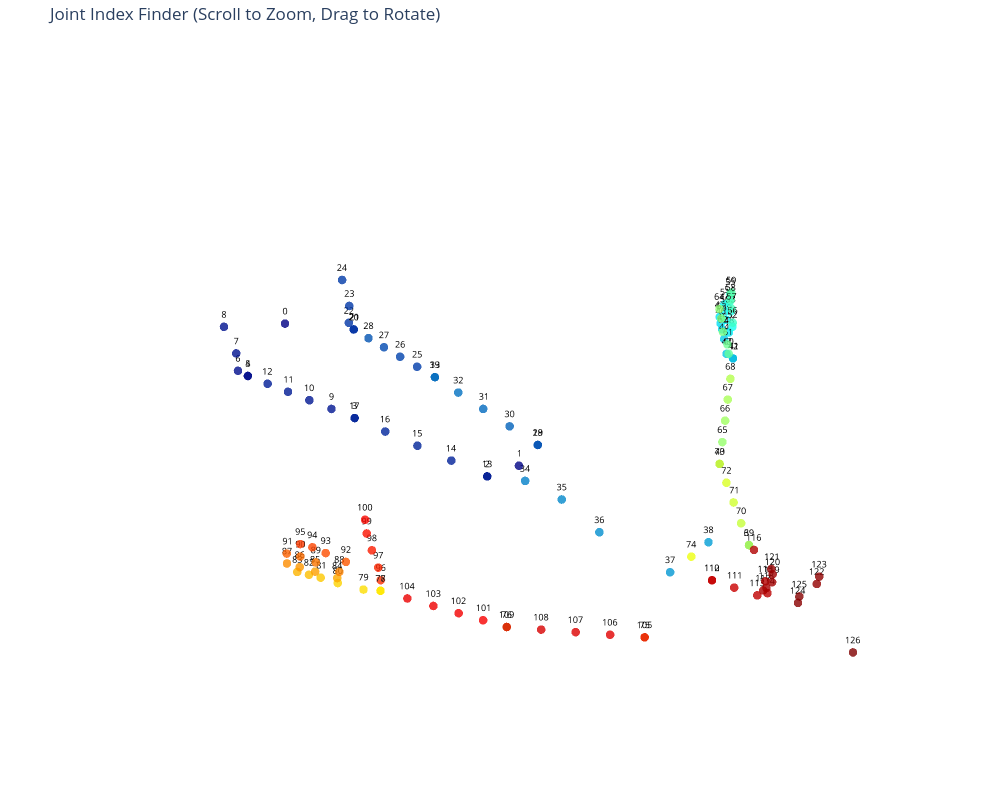

Notebook code cell kept with this figure:
### Markdown cell above
### peek joints

### Code cell
import plotly.graph_objects as go
import numpy as np

def visualize_joints_with_indices(joints):
    print(f"Visualizing {len(joints)} joints with indices...")

    # Create list of index strings ("0", "1", "2"...)
    indices = [str(i) for i in range(len(joints))]

    # Create the 3D Scatter plot
    fig = go.Figure(data=[go.Scatter3d(
        x=joints[:, 0],
        y=joints[:, 1],
        z=joints[:, 2],
        mode='markers+text',       # Show both Dots and Numbers
        text=indices,              # The labels are the indices
        textposition="top center", # Put number slightly above the dot

        # Styling the Text
        textfont=dict(
            size=9,                # Keep small to reduce clutter
            color='black'
        ),

        # Styling the Dots
        marker=dict(
            size=5,
            color=np.arange(len(joints)), # Color gradient helps distinguish order
            colorscale='Jet',
            opacity=0.8
        ),

        # Hover Tooltip
        hoverinfo='text',
        hovertext=[f"Joint Index: {i}" for i in range(len(joints))]
    )])

    # Layout formatting
    fig.update_layout(
        title="Joint Index Finder (Scroll to Zoom, Drag to Rotate)",
        scene=dict(
            xaxis=dict(visible=False),
            yaxis=dict(visible=False),
            zaxis=dict(visible=False),
            aspectmode='data' # Keeps human proportions correct
        ),
        width=1000,
        height=800,
        margin=dict(r=0, l=0, b=0, t=40)
    )

    fig.show()

# --- RUN IT ---
# Use the joints from your generated T-Pose
if 'tpose_joints' in locals() and tpose_joints is not None:
    visualize_joints_with_indices(tpose_joints)
else:
    print("Error: 'tpose_joints' variable not found. Please run the T-Pose generator first.")

### Figure 1 — Plotly figure (JSON) as saved in the notebook; plotly's stock layout.template omitted (floating-point values rounded to 4 significant figures)
{"data": [{"hoverinfo": "text", "hovertext": ["Joint Index: 0", "Joint Index: 1", "Joint Index: 2", "Joint Index: 3", "Joint Index: 4", "Joint Index: 5", "Joint Index: 6", "Joint Index: 7", "Joint Index: 8", "Joint Index: 9", "Joint Index: 10", "Joint Index: 11", "Joint Index: 12", "Joint Index: 13", "Joint Index: 14", "Joint Index: 15", "Joint Index: 16", "Joint Index: 17", "Joint Index: 18", "Joint Index: 19", "Joint Index: 20", "Joint Index: 21", "Joint Index: 22", "Joint Index: 23", "Joint Index: 24", "Joint Index: 25", "Joint Index: 26", "Joint Index: 27", "Joint Index: 28", "Joint Index: 29", "Joint Index: 30", "Joint Index: 31", "Joint Index: 32", "Joint Index: 33", "Joint Index: 34", "Joint Index: 35", "Joint Index: 36", "Joint Index: 37", "Joint Index: 38", "Joint Index: 39", "Joint Index: 40", "Joint Index: 41", "Joint Index: 42", "Joint Index: 43", "Joint Index: 44", "Joint Index: 45", "Joint Index: 46", "Joint Index: 47", "Joint Index: 48", "Joint Index: 49", "Joint Index: 50", "Joint Index: 51", "Joint Index: 52", "Joint Index: 53", "Joint Index: 54", "Joint Index: 55", "Joint Index: 56", "Joint Index: 57", "Joint Index: 58", "Joint Index: 59", "Joint Index: 60", "Joint Index: 61", "Joint Index: 62", "Joint Index: 63", "Joint Index: 64", "Joint Index: 65", "Joint Index: 66", "Joint Index: 67", "Joint Index: 68", "Joint Index: 69", "Joint Index: 70", "Joint Index: 71", "Joint Index: 72", "Joint Index: 73", "Joint Index: 74", "Joint Index: 75", "Joint Index: 76", "Joint Index: 77", "Joint Index: 78", "Joint Index: 79", "Joint Index: 80", "Joint Index: 81", "Joint Index: 82", "Joint Index: 83", "Joint Index: 84", "Joint Index: 85", "Joint Index: 86", "Joint Index: 87", "Joint Index: 88", "Joint Index: 89", "Joint Index: 90", "Joint Index: 91", "Joint Index: 92", "Joint Index: 93", "Joint Index: 94", "Joint Index: 95", "Joint Index: 96", "Joint Index: 97", "Joint Index: 98", "Joint Index: 99", "Joint Index: 100", "Joint Index: 101", "Joint Index: 102", "Joint Index: 103", "Joint Index: 104", "Joint Index: 105", "Joint Index: 106", "Joint Index: 107", "Joint Index: 108", "Joint Index: 109", "Joint Index: 110", "Joint Index: 111", "Joint Index: 112", "Joint Index: 113", "Joint Index: 114", "Joint Index: 115", "Joint Index: 116", "Joint Index: 117", "Joint Index: 118", "Joint Index: 119", "Joint Index: 120", "Joint Index: 121", "Joint Index: 122", "Joint Index: 123", "Joint Index: 124", "Joint Index: 125", "Joint Index: 126"], "marker": {"color": [0, 1, 2, 3, 4, 5, 6, 7, 8, 9, 10, 11, 12, 13, 14, 15, 16, 17, 18, 19, 20, 21, 22, 23, 24, 25, 26, 27, 28, 29, 30, 31, 32, 33, 34, 35, 36, 37, 38, 39, 40, 41, 42, 43, 44, 45, 46, 47, 48, 49, 50, 51, 52, 53, 54, 55, 56, 57, 58, 59, 60, 61, 62, 63, 64, 65, 66, 67, 68, 69, 70, 71, 72, 73, 74, 75, 76, 77, 78, 79, 80, 81, 82, 83, 84, 85, 86, 87, 88, 89, 90, 91, 92, 93, 94, 95, 96, 97, 98, 99, 100, 101, 102, 103, 104, 105, 106, 107, 108, 109, 110, 111, 112, 113, 114, 115, 116, 117, 118, 119, 120, 121, 122, 123, 124, 125, 126], "colorscale": [[0, "rgb(0,0,131)"], [0.2, "rgb(0,60,170)"], [0.4, "rgb(5,255,255)"], [0.6, "rgb(255,255,0)"], [0.8, "rgb(250,0,0)"], [1, "rgb(128,0,0)"]], "opacity": 0.8, "size": 5}, "mode": "markers+text", "text": ["0", "1", "2", "3", "4", "5", "6", "7", "8", "9", "10", "11", "12", "13", "14", "15", "16", "17", "18", "19", "20", "21", "22", "23", "24", "25", "26", "27", "28", "29", "30", "31", "32", "33", "34", "35", "36", "37", "38", "39", "40", "41", "42", "43", "44", "45", "46", "47", "48", "49", "50", "51", "52", "53", "54", "55", "56", "57", "58", "59", "60", "61", "62", "63", "64", "65", "66", "67", "68", "69", "70", "71", "72", "73", "74", "75", "76", "77", "78", "79", "80", "81", "82", "83", "84", "85", "86", "87", "88", "89", "90", "91", "92", "93", "94", "95", "96", "97", "98", "99", "100", "101", "102", "103", "104", "105", "106", "107", "108", "109", "110", "111", "112", "113", "114", "115", "116", "117", "118", "119", "120", "121", "122", "123", "124", "125", "126"], "textfont": {"color": "black", "size": 9}, "textposition": "top center", "type": "scatter3d", "x": [0.0, 0.0, 7.712, 12.42, 16.92, 16.92, 17.74, 17.81, 18.3, 13.32, 14.22, 15.12, 16.02, 7.712, 8.888, 10.06, 11.24, 12.42, -7.712, -12.42, -16.92, -16.92, -17.74, -17.81, -18.3, -13.32, -14.22, -15.12, -16.02, -7.712, -8.888, -10.06, -11.24, -12.42, 2.202e-15, 5.324e-16, 5.324e-16, 5.324e-16, -2.652, -16.53, -32.7, -50.74, -50.74, -52.23, -55.09, -56.9, -58.13, -59.45, -55.48, -57.86, -59.46, -60.86, -55.38, -57.85, -59.45, -61.1, -54.26, -56.4, -57.78, -59.22, -49.93, -49.74, -49.56, -49.58, -49.18, -36.31, -39.92, -43.53, -47.14, -16.53, -20.57, -24.62, -28.66, -32.7, 2.652, 16.53, 32.7, 50.74, 50.74, 52.23, 55.09, 56.9, 58.13, 59.45, 55.48, 57.86, 59.46, 60.86, 55.38, 57.85, 59.45, 61.1, 54.26, 56.4, 57.78, 59.22, 49.93, 49.74, 49.56, 49.58, 49.18, 36.31, 39.92, 43.53, 47.14, 16.53, 20.57, 24.62, 28.66, 32.7, 7.211e-15, 5.324e-16, 7.211e-15, 5.324e-16, 2.411e-15, -1.982e-14, 1.89e-14, -2.013e-14, -8.469e-08, -2.55e-07, -3.913e-07, -4.595e-07, -3.015, -3.169, 3.015, 3.17, 5.324e-16], "y": [0.0, 86.85, 85.12, 46.01, 6.945, 6.945, 3.757, 4.745, 1.957, 38.2, 30.39, 22.57, 14.76, 85.12, 75.34, 65.57, 55.79, 46.01, 85.12, 46.01, 6.945, 6.945, 3.757, 4.745, 1.957, 38.2, 30.39, 22.57, 14.76, 85.12, 75.34, 65.57, 55.79, 46.01, 88.75, 99.13, 109.4, 126.7, 132.1, 133.4, 115.5, 104.6, 104.6, 102.0, 99.25, 97.28, 95.94, 94.73, 99.95, 97.53, 95.86, 94.59, 100.7, 98.2, 96.62, 95.57, 101.1, 99.11, 97.78, 96.8, 103.8, 103.2, 101.7, 100.8, 100.2, 113.4, 111.2, 109.0, 106.8, 133.4, 128.9, 124.5, 120.0, 115.5, 132.1, 133.4, 115.5, 104.6, 104.6, 102.0, 99.25, 97.28, 95.94, 94.73, 99.95, 97.53, 95.86, 94.59, 100.7, 98.2, 96.62, 95.57, 101.1, 99.11, 97.78, 96.8, 103.8, 103.2, 101.7, 100.8, 100.2, 113.4, 111.2, 109.0, 106.8, 133.4, 128.9, 124.5, 120.0, 115.5, 135.5, 140.0, 135.5, 144.5, 146.2, 145.3, 142.1, 145.3, 145.8, 146.5, 146.3, 145.9, 152.8, 152.8, 152.8, 152.8, 162.4], "z": [0.0, 0.0, 0.5006, -1.776, -5.817, -5.817, -5.311, 0.3454, 7.088, -2.584, -3.392, -4.201, -5.009, 0.5006, -0.06859, -0.6378, -1.207, -1.776, 0.5006, -1.776, -5.817, -5.817, -5.311, 0.3454, 7.088, -2.584, -3.392, -4.201, -5.009, 0.5006, -0.06859, -0.6378, -1.207, -1.776, -3.058, -2.021, -4.46, -3.49, 5.974, -3.023, -1.741, 12.39, 12.39, 11.86, 13.39, 14.48, 15.05, 15.76, 15.28, 16.67, 17.61, 18.49, 17.1, 19.13, 20.42, 21.45, 18.8, 20.78, 22.03, 23.01, 13.64, 15.89, 18.54, 21.58, 23.87, 1.086, 3.912, 6.739, 9.566, -3.023, -2.702, -2.382, -2.062, -1.741, 5.974, -3.023, -1.741, 12.39, 12.39, 11.86, 13.39, 14.48, 15.05, 15.76, 15.28, 16.67, 17.61, 18.49, 17.1, 19.13, 20.42, 21.45, 18.8, 20.78, 22.03, 23.01, 13.64, 15.89, 18.54, 21.58, 23.87, 1.086, 3.912, 6.739, 9.566, -3.023, -2.702, -2.382, -2.062, -1.741, 0.6418, 1.987, 0.6418, 3.332, 5.108, 7.34, 12.51, 5.152, 6.077, 7.983, 9.697, 10.62, 9.9, 11.49, 9.9, 11.49, 3.332]}], "layout": {"height": 800, "margin": {"b": 0, "l": 0, "r": 0, "t": 40}, "scene": {"aspectmode": "data", "xaxis": {"visible": false}, "yaxis": {"visible": false}, "zaxis": {"visible": false}}, "title": {"text": "Joint Index Finder (Scroll to Zoom, Drag to Rotate)"}, "width": 1000}}
